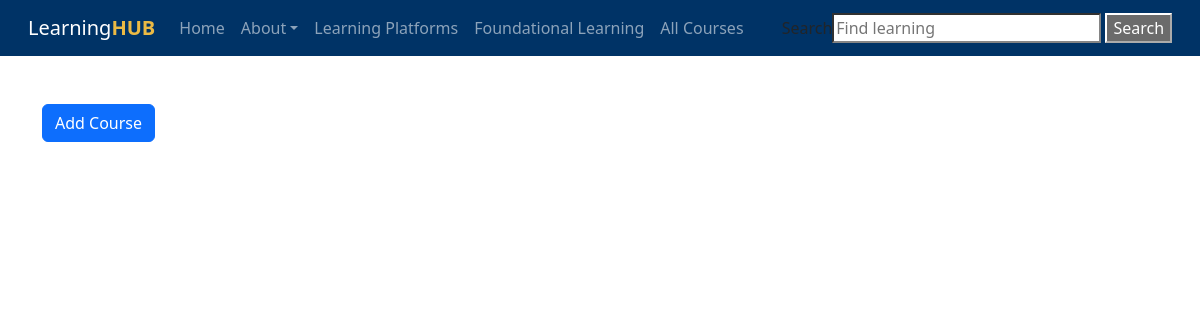
/filter.php?topic=3, run on an earlier commit of the app's database.
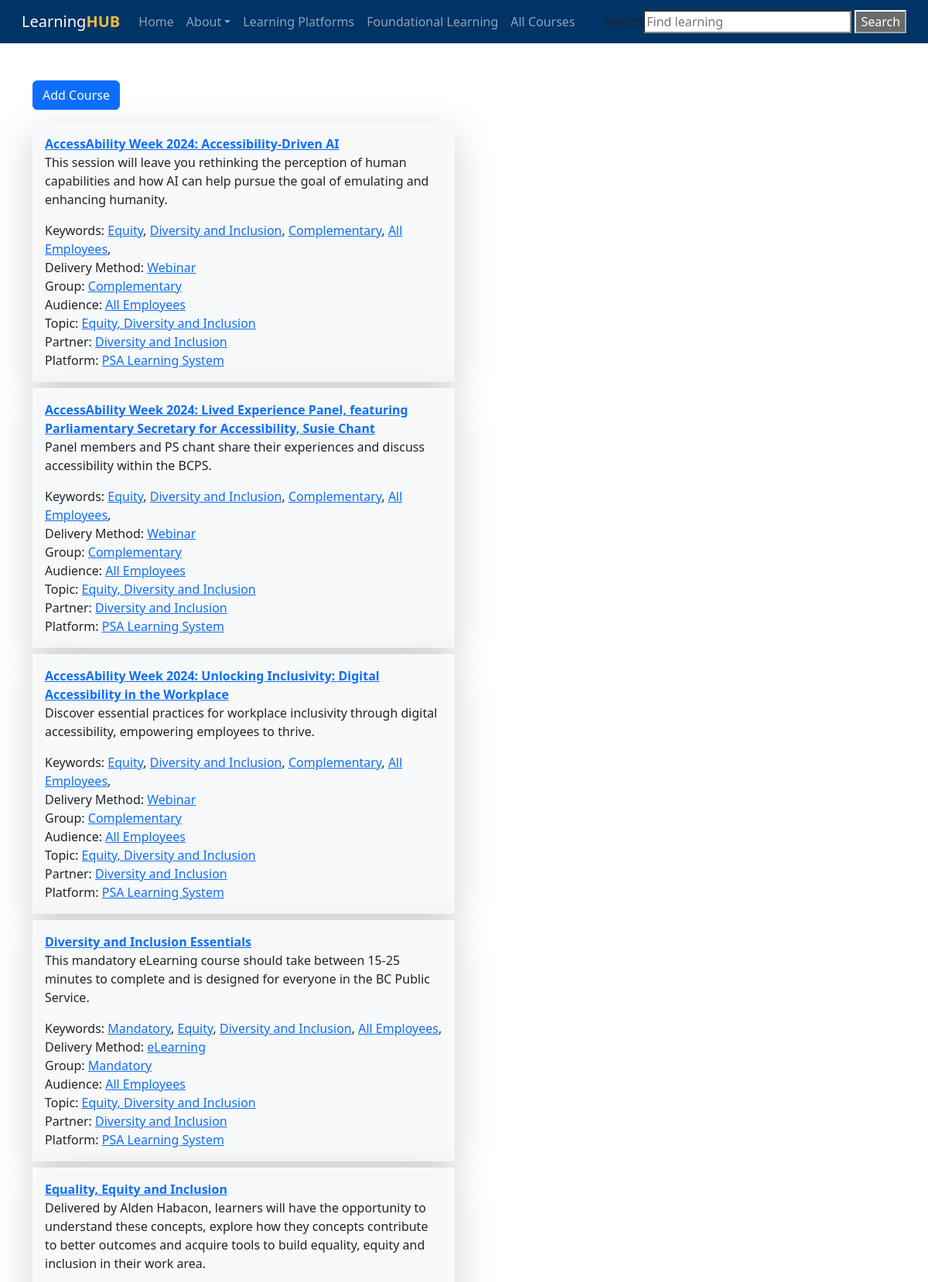
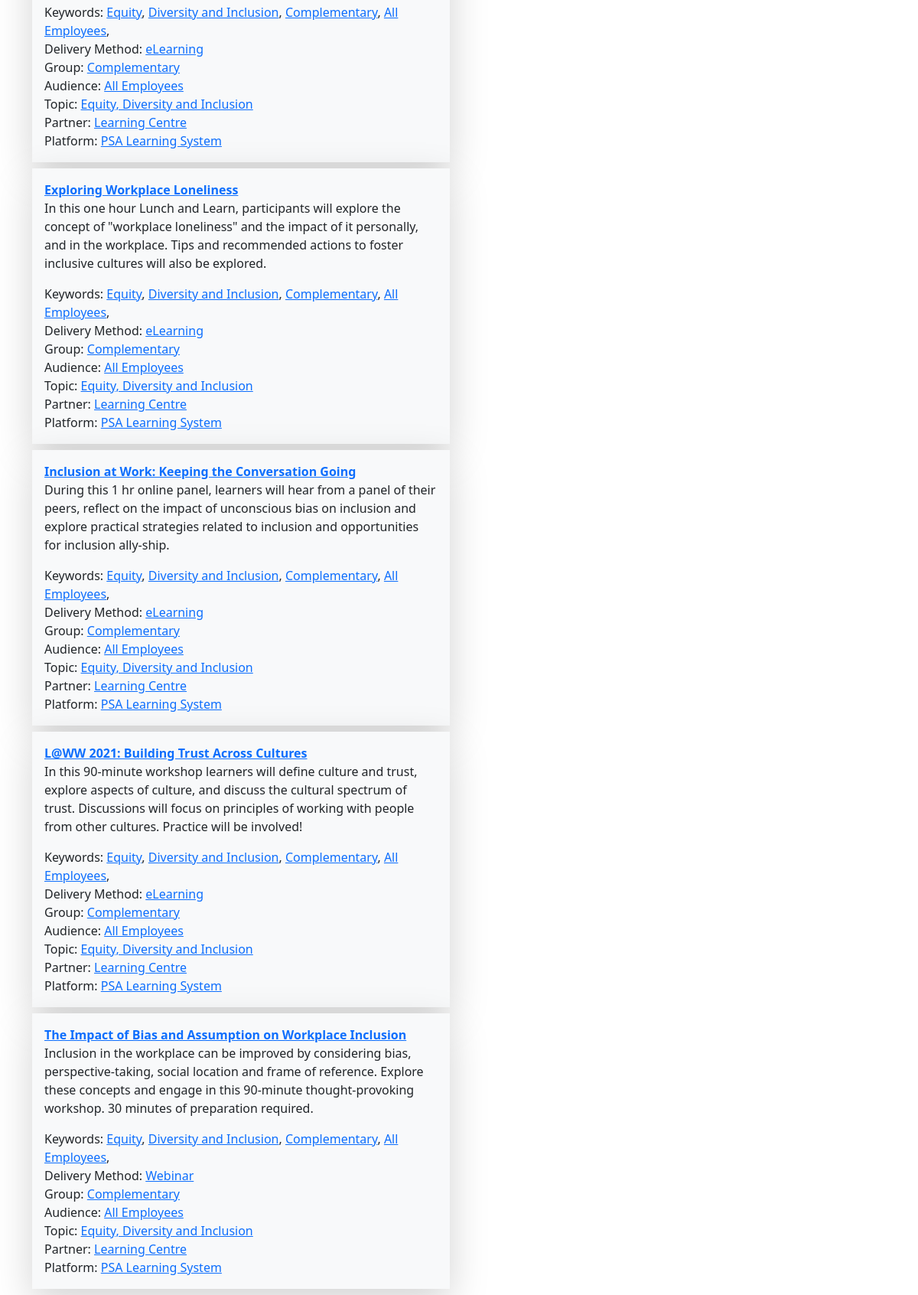
And on a later commit of the database (2 pictures, top to bottom).
### tables this page shows
CREATE TABLE "courses" (
    "id" INTEGER PRIMARY KEY AUTOINCREMENT NOT NULL,
    "status" INTEGER NOT NULL,
    "sortorder" INTEGER,
    "name" VARCHAR NOT NULL,
    "slug" VARCHAR,
    "description" VARCHAR NOT NULL,
    "created" DATETIME NOT NULL,
    "modified" DATETIME,
    "expiry_date" DATETIME,
    "user_idir" VARCHAR,
    "course_id" INTEGER,
    "weight" INTEGER,
    "url" VARCHAR,
    "keywords" VARCHAR,
    "refresh_cycle" TEXT,
    "partner_id" INTEGER,
    "platform_id" INTEGER,
    "dmethod_id" INTEGER,
    "group_id" INTEGER,
    "audience_id" INTEGER,
    "topic_id" INTEGER,
    FOREIGN KEY(partner_id) REFERENCES learning_partners(id),
    FOREIGN KEY(platform_id) REFERENCES learning_platforms(id),
    FOREIGN KEY(dmethod_id) REFERENCES delivery_methods(id),
    FOREIGN KEY(group_id) REFERENCES groups(id),
    FOREIGN KEY(audience_id) REFERENCES audiences(id),
    FOREIGN KEY(topic_id) REFERENCES topics(id)
);

CREATE TABLE "delivery_methods" (
    "id" INTEGER PRIMARY KEY AUTOINCREMENT NOT NULL,
    "created" DATETIME,
    "modified" DATETIME,
    "sortorder" INTEGER,
    "name" VARCHAR,
    "slug" VARCHAR,
    "description" VARCHAR,
    "icon" VARCHAR,
    "color" VARCHAR
);

CREATE TABLE "groups" (
    "id" INTEGER PRIMARY KEY AUTOINCREMENT NOT NULL,
    "created" DATETIME,
    "modified" DATETIME,
    "sortorder" INTEGER,
    "name" VARCHAR,
    "slug" VARCHAR,
    "description" VARCHAR,
    "icon" VARCHAR,
    "color" VARCHAR
);

CREATE TABLE "audiences" (
    "id" INTEGER PRIMARY KEY AUTOINCREMENT NOT NULL,
    "created" DATETIME,
    "modified" DATETIME,
    "sortorder" INTEGER,
    "name" VARCHAR,
    "slug" VARCHAR,
    "description" VARCHAR,
    "icon" VARCHAR,
    "color" VARCHAR
);

CREATE TABLE "topics" (
    "id" INTEGER PRIMARY KEY AUTOINCREMENT NOT NULL,
    "created" DATETIME,
    "modified" DATETIME,
    "sortorder" INTEGER,
    "name" VARCHAR,
    "slug" VARCHAR,
    "description" VARCHAR,
    "icon" VARCHAR,
    "color" VARCHAR
);

CREATE TABLE "learning_partners" (
    "id" INTEGER PRIMARY KEY AUTOINCREMENT NOT NULL,
    "created" DATETIME,
    "modified" DATETIME,
    "sortorder" INTEGER,
    "name" VARCHAR,
    "slug" VARCHAR,
    "description" VARCHAR,
    "icon" VARCHAR,
    "logo" VARCHAR,
    "color" VARCHAR,
    "url" VARCHAR,
    "admin_name" VARCHAR,
    "admin_email" VARCHAR
);

CREATE TABLE "learning_platforms" (
    "id" INTEGER PRIMARY KEY AUTOINCREMENT NOT NULL,
    "created" DATETIME,
    "modified" DATETIME,
    "sortorder" INTEGER,
    "name" VARCHAR,
    "slug" VARCHAR,
    "description" VARCHAR,
    "logo" VARCHAR,
    "icon" VARCHAR,
    "color" VARCHAR,
    "url" VARCHAR
);

### filter.php (the view, shortened to what this page needs)
<?php
$db = new SQLite3('courses.sqlite', SQLITE3_OPEN_CREATE | SQLITE3_OPEN_READWRITE);
$db->enableExceptions(true);
?>
<!doctype html>
<html>
<head>
<link href="https://cdn.jsdelivr.net/npm/bootstrap@5.3.3/dist/css/bootstrap.min.css" rel="stylesheet">
</head>
<body>
<?php require('template/nav.php') ?>
<div class="container">
<div class="row">
<div class="col-md-6">
<div class="mb-3"><a href="course-add.php" class="btn btn-primary">Add Course</a></div>
<?php
$sql = 'SELECT
            c.id AS cid,
            c.name AS cname,
            c.status AS cstatus,
            c.description AS cdesc,
            c.keywords AS ckeys,
            dm.id AS dmid,
            dm.name AS dmname,
            g.name AS groupname,
            g.id AS groupid,
            a.name AS audiencename,
            a.id AS audienceid,
            top.name AS topicname,
            top.id AS topicid,
            pa.name AS partnername,
            pa.id AS partnerid,
            plat.name AS platformname,
            plat.id AS platformid
        FROM
            courses c
        JOIN delivery_methods dm ON dm.id = c.dmethod_id
        JOIN groups g ON g.id = c.group_id
        JOIN audiences a ON a.id = c.audience_id
        JOIN topics top ON top.id = c.topic_id
        JOIN learning_partners pa ON pa.id = c.partner_id
        JOIN learning_platforms plat ON plat.id = c.platform_id
        WHERE
            c.status = "published"
        AND
            c.topic_id = '.$_GET['topic'].';';
$statement = $db->prepare($sql);
$result = $statement->execute();
?>
<?php while ($row = $result->fetchArray()): ?>
    <div class="p-3 mb-2 bg-light shadow-lg">
        <div><a class="fw-bold" href="course.php?cid=<?= $row['cid'] ?>"><?= $row['cname'] ?></a></div>
        <div class="mb-3"><?= $row['cdesc'] ?></div>
        <?php if(!empty($row['ckeys'])): ?>
        <?php $keys = explode(',',$row['ckeys']) ?>
        <div>
        Keywords:
        <?php foreach($keys as $k): ?>
        <a href="keyword.php?keyword=<?= $k ?>"><?= $k ?></a>,
        <?php endforeach ?>
        </div>
        <?php endif ?>
        <div>Delivery Method: <a href="filter.php?dmethod=<?= $row['dmid'] ?>"><?= $row['dmname'] ?></a></div>
        <div>Group: <a href="filter.php?group=<?= $row['groupid'] ?>"><?= $row['groupname'] ?></a></div>
        <div>Audience: <a href="filter.php?audience=<?= $row['audienceid'] ?>"><?= $row['audiencename'] ?></a></div>
        <div>Topic: <a href="filter.php?topic=<?= $row['topicid'] ?>"><?= $row['topicname'] ?></a></div>
        <div>Partner: <a href="filter.php?partner=<?= $row['partnerid'] ?>"><?= $row['partnername'] ?></a></div>
        <div>Platform: <a href="filter.php?platform=<?= $row['platformid'] ?>"><?= $row['platformname'] ?></a></div>
    </div>
<?php endwhile ?>
</div>
</div>
</div>
</body>
</html>

What changed in the data, as far as the page shows it:
now on this page (row edited): courses: name "AccessAbility Week 2024: Accessibility-Driven AI", description "This session will leave you rethinking the perception of human capabilities and how AI can help pursue the goal of emulating and enhancing humanity.", keywords "Equity", keywords "Diversity and Inclusion", keywords "Complementary", keywords "All Employees", dmethod.name "Webinar", group.name "Complementary", audience.name "All Employees", topic.name "Equity, Diversity and Inclusion", partner.name "Diversity and Inclusion", platform.name "PSA Learning System"
now on this page (row edited): courses: name "AccessAbility Week 2024: Lived Experience Panel, featuring Parliamentary Secretary for Accessibility, Susie Chant", description "Panel members and PS chant share their experiences and discuss accessibility within the BCPS.", keywords "Equity", keywords "Diversity and Inclusion", keywords "Complementary", keywords "All Employees", dmethod.name "Webinar", group.name "Complementary", audience.name "All Employees", topic.name "Equity, Diversity and Inclusion", partner.name "Diversity and Inclusion", platform.name "PSA Learning System"
now on this page (row edited): courses: name "AccessAbility Week 2024: Unlocking Inclusivity: Digital Accessibility in the Workplace", description "Discover essential practices for workplace inclusivity through digital accessibility, empowering employees to thrive.", keywords "Equity", keywords "Diversity and Inclusion", keywords "Complementary", keywords "All Employees", dmethod.name "Webinar", group.name "Complementary", audience.name "All Employees", topic.name "Equity, Diversity and Inclusion", partner.name "Diversity and Inclusion", platform.name "PSA Learning System"
added courses: name "Diversity and Inclusion Essentials", description "This mandatory eLearning course should take between 15-25 minutes to complete and is designed for everyone in the BC Public Service.", keywords "Mandatory", keywords "Equity", keywords "Diversity and Inclusion", keywords "All Employees", dmethod.name "eLearning", group.name "Mandatory", audience.name "All Employees", topic.name "Equity, Diversity and Inclusion", partner.name "Diversity and Inclusion", platform.name "PSA Learning System"
added courses: name "Equality, Equity and Inclusion", description "Delivered by Alden Habacon, learners will have the opportunity to understand these concepts, explore how they concepts contribute to better outcomes and acquire tools to build equality, equity and inclusion in their work area.", keywords "Equity", keywords "Diversity and Inclusion", keywords "Complementary", keywords "All Employees", dmethod.name "eLearning", group.name "Complementary", audience.name "All Employees", topic.name "Equity, Diversity and Inclusion", partner.name "Learning Centre", platform.name "PSA Learning System"
added courses: name "Exploring Workplace Loneliness", description "In this one hour Lunch and Learn, participants will explore the concept of \"workplace loneliness\" and the impact of it personally, and in the workplace. Tips and recommended actions to foster inclusive cultures will also be explored.", keywords "Equity", keywords "Diversity and Inclusion", keywords "Complementary", keywords "All Employees", dmethod.name "eLearning", group.name "Complementary", audience.name "All Employees", topic.name "Equity, Diversity and Inclusion", partner.name "Learning Centre", platform.name "PSA Learning System"
added courses: name "Inclusion at Work: Keeping the Conversation Going", description "During this 1 hr online panel, learners will hear from a panel of their peers, reflect on the impact of unconscious bias on inclusion and explore practical strategies related to inclusion and opportunities for inclusion ally-ship.", keywords "Equity", keywords "Diversity and Inclusion", keywords "Complementary", keywords "All Employees", dmethod.name "eLearning", group.name "Complementary", audience.name "All Employees", topic.name "Equity, Diversity and Inclusion", partner.name "Learning Centre", platform.name "PSA Learning System"
added courses: name "L@WW 2021: Building Trust Across Cultures", description "In this 90-minute workshop learners will define culture and trust, explore aspects of culture, and discuss the cultural spectrum of trust. Discussions will focus on principles of working with people from other cultures. Practice will be involved!", keywords "Equity", keywords "Diversity and Inclusion", keywords "Complementary", keywords "All Employees", dmethod.name "eLearning", group.name "Complementary", audience.name "All Employees", topic.name "Equity, Diversity and Inclusion", partner.name "Learning Centre", platform.name "PSA Learning System"
added courses: name "The Impact of Bias and Assumption on Workplace Inclusion", description "Inclusion in the workplace can be improved by considering bias, perspective-taking, social location and frame of reference. Explore these concepts and engage in this 90-minute thought-provoking workshop. 30 minutes of preparation required.", keywords "Equity", keywords "Diversity and Inclusion", keywords "Complementary", keywords "All Employees", dmethod.name "Webinar", group.name "Complementary", audience.name "All Employees", topic.name "Equity, Diversity and Inclusion", partner.name "Learning Centre", platform.name "PSA Learning System"
